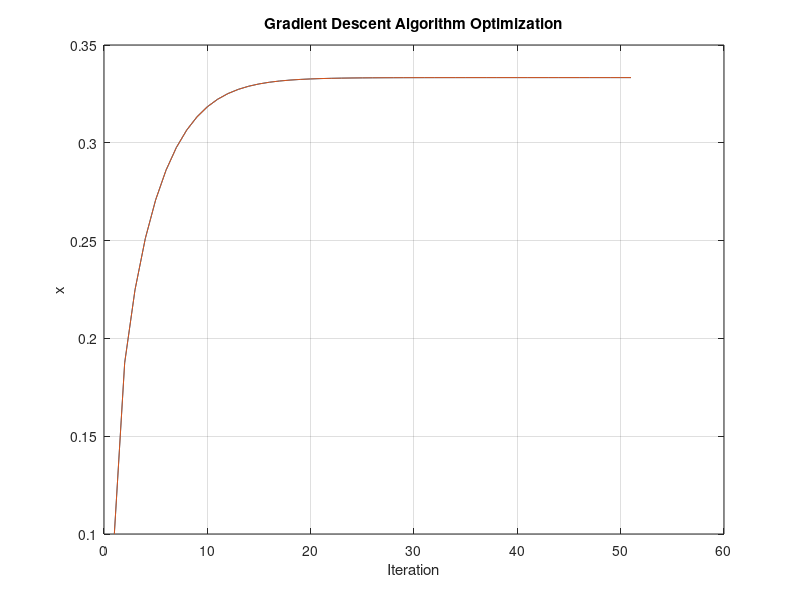

Recreate this plot in MATLAB.
%% Implenetation of Gradient Descent Algorithm
clc;
clear;
close all;

%% Parameters
N = 50;
x = zeros(2, N);
x(:, 1) = [0.1; 0.1];
a = 0.01;
 
%% Funtion to be Omptimized
f = @(x) -log(1 - x(1) - x(2)) - log(x(1)) - log(x(2));
Gf = @(x) [1/(1 - x(1) - x(2)) - 1/x(1); 1/(1 - x(1) - x(2)) - 1/x(2)];
 
%% Golden Section Algorithm
for i = 1:N

    x(:, i + 1) = x(:, i) - a*Gf(x(:, i));

end

 %% Plot Convergence

plot(1:N+1, x);
grid on
xlabel('Iteration');
ylabel('x');
title('Gradient Descent Algorithm Optimization');